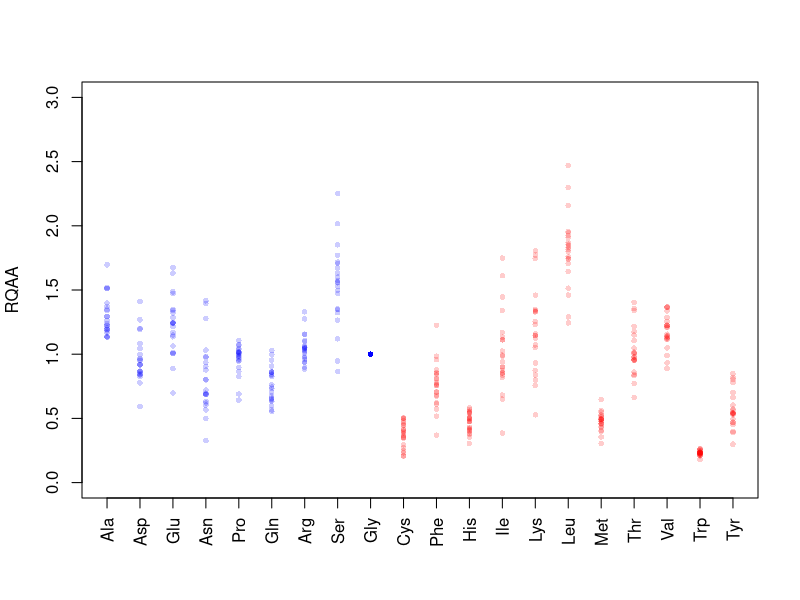

Generate this figure with R:
library(scales)

setwd("/Volumes/Disco2024/Papers/EnPreparacion/DProtein/2024/EAAInProteinsAndMetabolism/DataFiguresPaper/Figure3")

df<-read.csv("dataFigure3.csv")

plot.aminodist <- function(x,labels,color,df,size,alpha) 
{
  n <- length(colnames(df))
  y <- df[,1]
  plot(x,y,pch=16,cex=size,xaxt='n',xlab="", ylab="RQAA",col=alpha(color,alpha), ylim=c(0,3))
  axis(1,at=x,labels=labels,las=2)
  apply(df[,2:n],MARGIN=2,FUN=function(y) {points(x,y,pch=16,cex=size,col=alpha(color,alpha))})
}
plot.aminodist(df[,1],df[,2],c(rep('blue',9),rep('red',11)),df[,-(1:2)],0.75,0.2)
